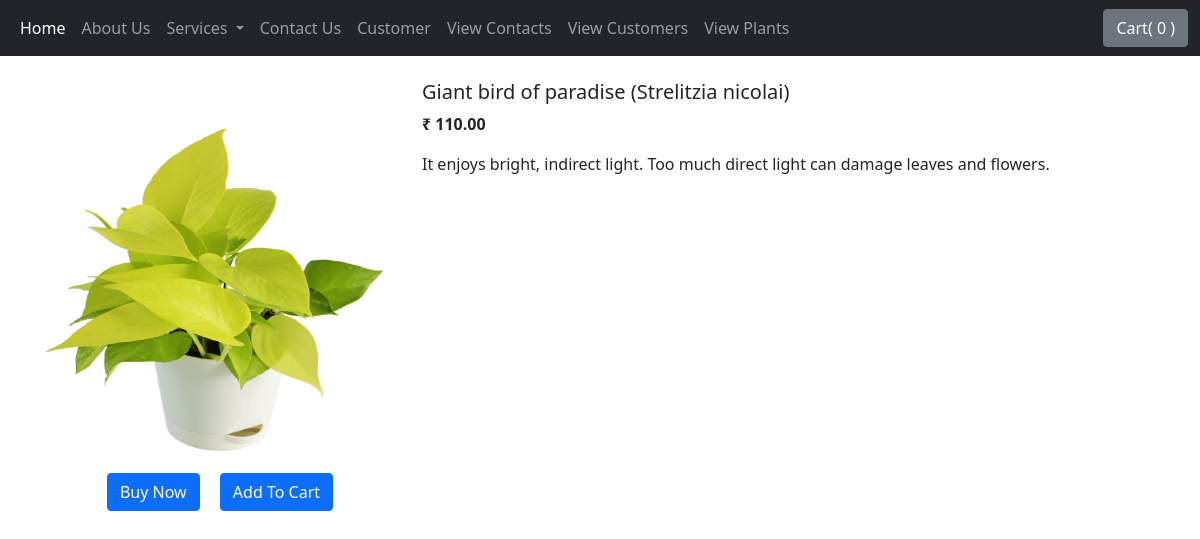
The app's page /products/4 with its own data.
### home/models.py (models this page shows)
class Plant(models.Model):#https://greatist.com/health/types-of-indoor-plants#small-indoor-plants
    plants_name  = (
        ('Money tree (Pachira aquatica)', 'Money tree (Pachira aquatica)'),
        ('Fiddle leaf fig (Ficus lyrata)', 'Fiddle leaf fig (Ficus lyrata)'),
        ('Rubber plant (Ficus elastica)', 'Rubber plant (Ficus elastica)'),#
        ('Giant bird of paradise (Strelitzia nicolai)', 'Giant bird of paradise (Strelitzia nicolai)'),
        ('Monstera (Monstera deliciosa)', 'Monstera (Monstera deliciosa)')
    )
    availablety  = (('Yes', 'Yes'),('No', 'No'))
    indoor_outdoor  = (('Indoor', 'Indoor'),('Outdoor', 'Outdoor'),('B', 'Both'))
    plant_category = models.CharField(max_length=50, choices=indoor_outdoor)
    id = models.AutoField(primary_key=True)
    plant_name = models.CharField(max_length=50, choices=plants_name, default="")
    plant_available = models.CharField(max_length=50, choices=availablety, default="No")
    plant_subcategory = models.CharField(max_length=50, choices=indoor_outdoor)
    plant_age = models.CharField(max_length=200)
    plant_desc = models.CharField(max_length=500, default="")
    plant_price= models.DecimalField(max_digits=10, decimal_places=2, default="")
    plant_discount_price= models.DecimalField(max_digits=10, decimal_places=2, default="0.0")
    plant_stars = models.IntegerField( default="0")
    date = models.DateField()
    plant_image= models.ImageField(upload_to="plants/images", default="")
    def __str__(self):
     return self.plant_name+"_"+self.plant_category+"_"+str(self.id)

### home/views.py (the view)
# urls.py: path("products/<int:myid>", views.ProductView, name='ProductView'),
def ProductView(request,myid): # here we are fetching data from database and listing on html page
    product = Plant.objects.filter(id=myid)
    print(product)
    params = {'product': product[0]}
    return render(request, 'shoap/product_view.html',params)

### templates/shoap/product_view.html (shortened to what this page needs)
{% extends 'base.html' %}
{% block body %}
        <div class="container my-4">
            <div class="row">
            <div class="col-md-4">
            <div class="row">
                <img src="{{product.plant_image.url}}"  width="233px" height="385px">
            </div>
            <center>
                <div class="col">
                <button class="btn btn-primary my-2 mx-2">Buy Now </button>
                <button class="btn btn-primary my-2 mx-2">Add To Cart </button>
            </div>
        </center>
            </div>
            <div class="col-md-8">
                <h5>{{product.plant_name}}</h5>
                <p><b>₹ {{product.plant_price}} </b></p>
                <p>{{product.plant_desc}}</p>
            </div>
        </div>
{% endblock body %}

### records on screen
Plant: plant_image (picture), plant_name "Giant bird of paradise (Strelitzia nicolai)", plant_price "110.00", plant_desc "It enjoys bright, indirect light. Too much direct light can damage leaves and flowers."
